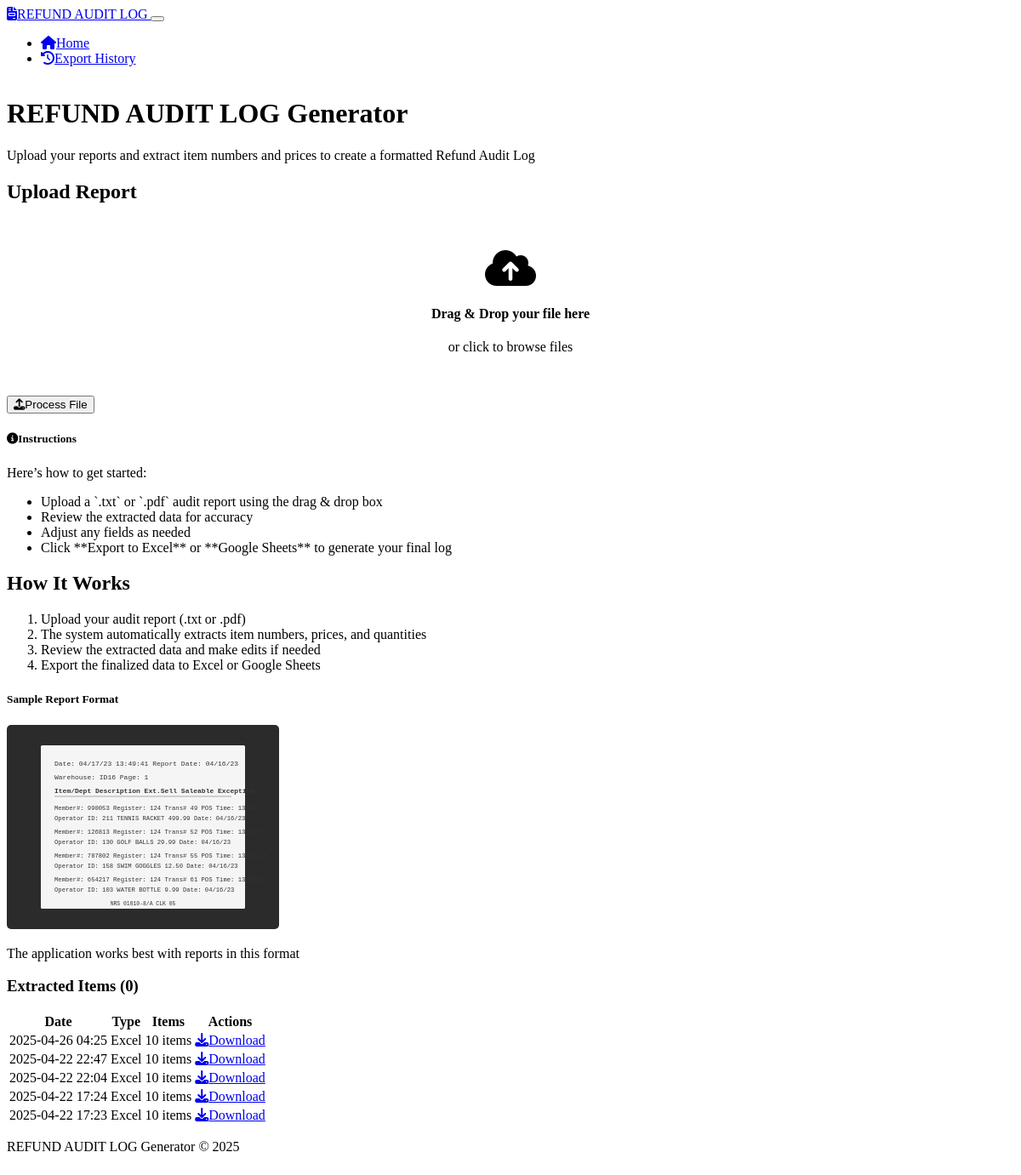
Before: / with the older database file.
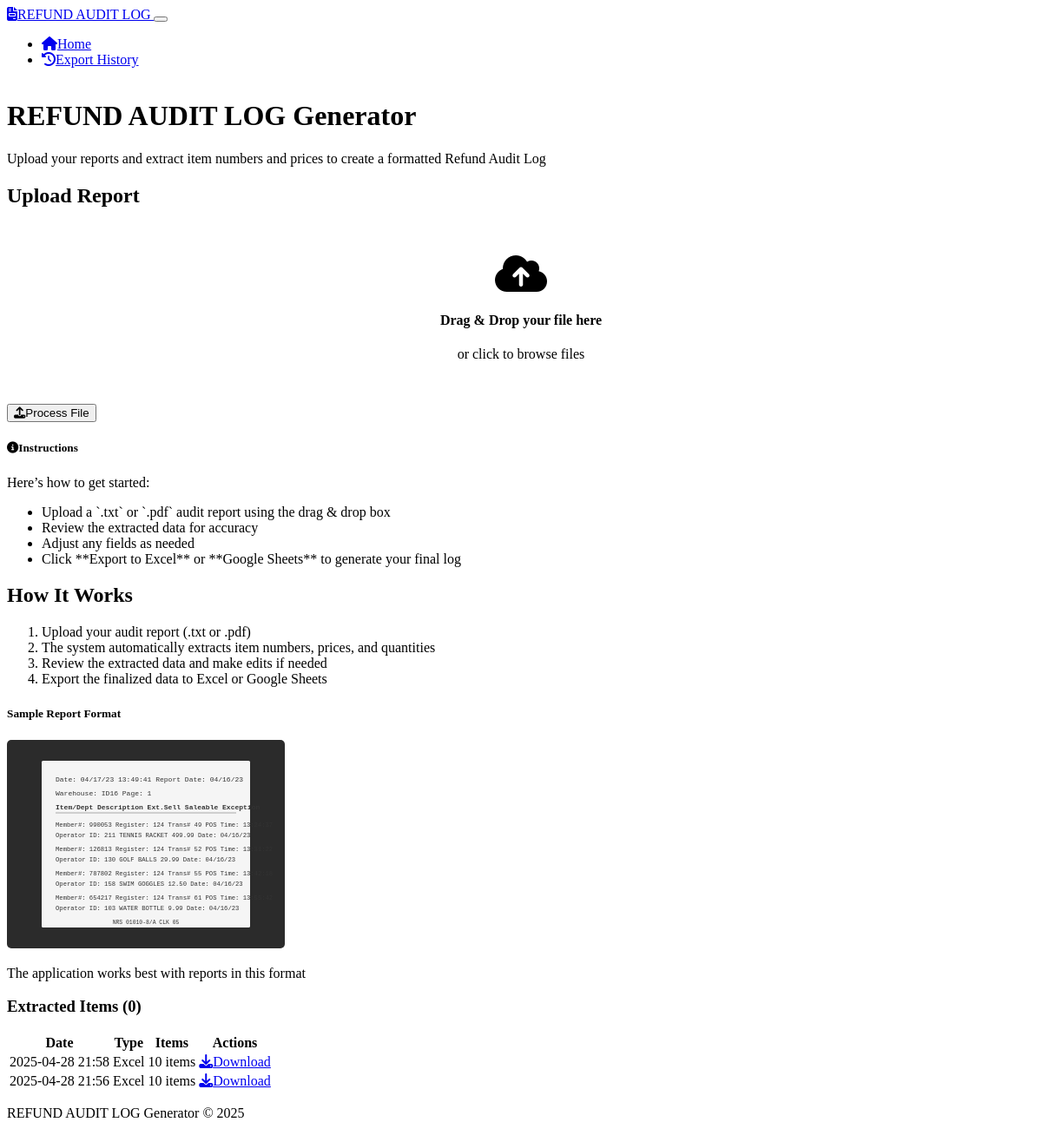
After: the same page with the newer database file.
### models.py (models this page shows, shortened)
class ExportFile(db.Model):
    __tablename__ = 'export_files'
    id = db.Column(db.Integer, primary_key=True)
    session_id = db.Column(db.String(50), nullable=False, index=True)
    filename = db.Column(db.String(255), nullable=False)
    export_type = db.Column(db.String(20), nullable=False)  # 'excel' or 'google'
    file_path = db.Column(db.String(500))  # Local file path for Excel files
    sheet_url = db.Column(db.String(500))  # URL for Google Sheets
    created_at = db.Column(db.DateTime, default=datetime.utcnow)
    item_count = db.Column(db.Integer, default=0)

### app.py (the view)
@app.route('/')
def index():
    recent_exports = ExportFile.query.order_by(ExportFile.created_at.desc()).limit(5).all()
    return render_template('index.html', recent_exports=recent_exports)

### templates/index.html (shortened to what this page needs)
<!DOCTYPE html>
<html lang="en" data-bs-theme="dark">
<head>
    <link href="https://cdn.replit.com/agent/bootstrap-agent-dark-theme.min.css" rel="stylesheet">
    <link href="https://unpkg.com/dropzone@5/dist/min/dropzone.min.css" rel="stylesheet">
    <link rel="stylesheet" href="https://cdnjs.cloudflare.com/ajax/libs/font-awesome/6.4.0/css/all.min.css">
    <link rel="stylesheet" href="{{ url_for('static', filename='css/custom.css') }}">
</head>
<body>
    <nav class="navbar navbar-expand-lg navbar-dark bg-dark">
        <div class="container">
            <a class="navbar-brand" href="{{ url_for('index') }}">
                <i class="fas fa-file-invoice me-2"></i>REFUND AUDIT LOG
            </a>
            <button class="navbar-toggler" type="button" data-bs-toggle="collapse" data-bs-target="#navbarNav"
                aria-controls="navbarNav" aria-expanded="false" aria-label="Toggle navigation">
            </button>
            <div class="collapse navbar-collapse" id="navbarNav">
                <ul class="navbar-nav ms-auto">
                    <li class="nav-item">
                        <a class="nav-link active" href="{{ url_for('index') }}">
                            <i class="fas fa-home me-1"></i>Home
                        </a>
                    </li>
                    <li class="nav-item">
                        <a class="nav-link" href="{{ url_for('export_history') }}">
                            <i class="fas fa-history me-1"></i>Export History
                        </a>
                    </li>
                </ul>
            </div>
        </div>
    </nav>
    <div class="container py-5">
        <div class="row justify-content-center">
            <div class="col-lg-10">
                <div class="text-center mb-5">
                    <h1 class="display-4 fw-bold">REFUND AUDIT LOG Generator</h1>
                    <p class="lead">Upload your reports and extract item numbers and prices to create a formatted Refund Audit Log</p>
                </div>
                <div class="card shadow-sm">
                    <div class="card-body p-4">
                        <div class="row">
                            <div class="d-flex flex-column align-items-center text-center">
                                <h2 class="h4 mb-3">Upload Report</h2>
                                <div class ='center-dropzone'>
                                <form action="{{ url_for('upload_log_file') }}" class="dropzone" id="upload-dropzone" enctype="multipart/form-data">
                                    <div class="dz-message">
                                        <i class="fas fa-cloud-upload-alt fa-3x mb-3"></i>
                                        <h4>Drag & Drop your file here</h4>
                                        <p class="text-muted">or click to browse files</p>
                                    </div>
                                </form>
                            </div>
                            </div>
                                <div class="mt-3">
                                    <button id="submit-upload" class="btn btn-primary btn-lg w-100">
                                        <i class="fas fa-upload me-2"></i>Process File
                                    </button>
                                </div>
                             <div class="card mt-4">
                               <div class="card-header bg-dark-subtle">
                                 <h5 class="mb-0"><i class="fas fa-info-circle me-2"></i>Instructions</h5>
                             </div>
                               <div class="card-body">
                                 <p class="text-muted">Here’s how to get started:</p>
                                 <ul class="mb-0">
                                   <li>Upload a `.txt` or `.pdf` audit report using the drag & drop box</li>
                                   <li>Review the extracted data for accuracy</li>
                                   <li>Adjust any fields as needed</li>
                                   <li>Click **Export to Excel** or **Google Sheets** to generate your final log</li>
                                 </ul>
                              </div>
                            </div>
                            </div>
                            <div class="col-md-6">
                                <h2 class="h4 mb-3">How It Works</h2>
                                <ol class="mb-4">
                                    <li>Upload your audit report (.txt or .pdf)</li>
                                    <li>The system automatically extracts item numbers, prices, and quantities</li>
                                    <li>Review the extracted data and make edits if needed</li>
                                    <li>Export the finalized data to Excel or Google Sheets</li>
                                </ol>
                                <div class="card bg-dark">
                                    <div class="card-header bg-dark-subtle text-white">
                                        <h5 class="mb-0">Sample Report Format</h5>
                                    </div>
                                    <div class="card-body text-center">
                                        <img src="{{ url_for('static', filename='img/sample-report.svg') }}" alt="Sample Report" class="img-fluid sample-image">
                                        <p class="text-muted mt-2">The application works best with reports in this format</p>
                                    </div>
                                </div>
                            </div>
                        </div>
                    </div>
                </div>
                {% if recent_exports %}
                <div class="card shadow-sm mt-5 mb-4">
                    <div class="card-header bg-dark-subtle">
                        <h3 class="h5 mb-0">Recent Exports</h3>
                    </div>
                    <div class="card-body p-0">
                        <div class="table-responsive">
                            <table class="table table-hover mb-0">
                                <thead class="table-dark">
                                    <tr>
                                        <th>Date</th>
                                        <th>Type</th>
                                        <th>Items</th>
                                        <th class="text-center">Actions</th>
                                    </tr>
                                </thead>
                                <tbody>
                                    {% for export in recent_exports %}
                                    <tr>
                                        <td>{{ export.created_at.strftime('%Y-%m-%d %H:%M') }}</td>
                                        <td>
                                            {% if export.export_type == 'excel' %}
                                                <span class="badge bg-success">Excel</span>
                                            {% elif export.export_type == 'google' %}
                                                <span class="badge bg-info">Google Sheets</span>
                                            {% endif %}
                                        </td>
                                        <td>{{ export.item_count }} items</td>
                                        <td class="text-center">
                                            {% if export.export_type == 'excel' and export.file_path %}
                                                <a href="{{ url_for('download_file', filename=export.filename) }}" class="btn btn-sm btn-outline-primary">
                                                    <i class="fas fa-download me-1"></i>Download
                                                </a>
                                            {% elif export.export_type == 'google' and export.sheet_url %}
                                                <a href="{{ export.sheet_url }}" target="_blank" class="btn btn-sm btn-outline-primary">
                                                    <i class="fas fa-external-link-alt me-1"></i>Open
                                                </a>
                                            {% endif %}
                                        </td>
                                    </tr>
                                    {% endfor %}
                                </tbody>
                            </table>
                        </div>
                    </div>
                </div>
                {% endif %}
            </div>
        </div>
    <footer class="footer mt-auto py-3 bg-dark-subtle">
        <div class="container text-center">
            <p class="text-muted mb-0">REFUND AUDIT LOG Generator &copy; 2025</p>
        </div>
    </footer>
</body>
</html>

### static/css/custom.css (style rules this page uses)
body { min-height: 100vh; display: flex; flex-direction: column; }
.footer { margin-top: auto; }
.dropzone { border: 2px dashed var(--bs-secondary); border-radius: 5px; background-color: var(--bs-dark); min-height: 200px; display: flex; align-items: center; justify-content: center; flex-direction: column; cursor: pointer; transition: all 0.3s ease; }
.dropzone .dz-message { text-align: center; margin: 2em 0; }
.table-responsive { overflow-x: auto; }
.sample-image { max-height: 240px; border-radius: 5px; border: 1px solid var(--bs-border-color); }
.center-dropzone { display: flex; justify-content: center; }

Changed rows visible on the page:
removed ExportFile: created_at "2025-04-26 04:25", export_type "Excel", item_count "10"
removed ExportFile: created_at "2025-04-22 22:47", export_type "Excel", item_count "10"
removed ExportFile: created_at "2025-04-22 22:04", export_type "Excel", item_count "10"
removed ExportFile: created_at "2025-04-22 17:24", export_type "Excel", item_count "10"
removed ExportFile: created_at "2025-04-22 17:23", export_type "Excel", item_count "10"
now on this page (row edited): ExportFile: created_at "2025-04-28 21:58", export_type "Excel", item_count "10"
now on this page (row edited): ExportFile: created_at "2025-04-28 21:56", export_type "Excel", item_count "10"
